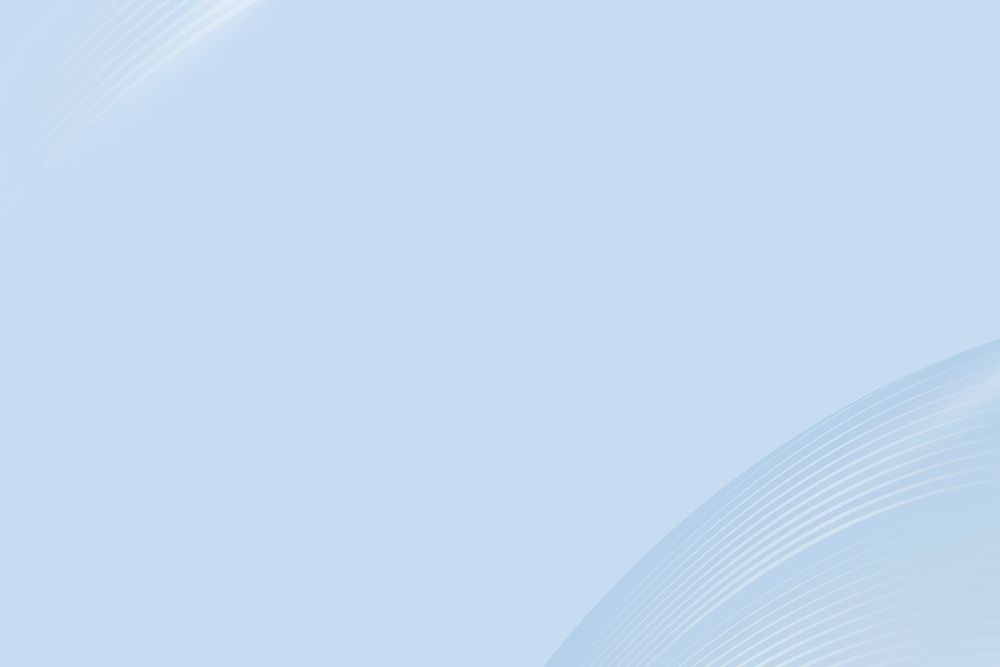
#> input picture images/blue_cover.jpg, 1000 x 667 px, shrunk from 5001 x 3334 before the run, found by its file name
$ python grayscaler.py
#> lines starting #> are read from the running program, lines starting #| are printed output that depends on the picture
import cv2
import numpy as np

grayscale_ratio = 0.3
img = cv2.imread("/home/yuvraj/yuvii45.github.io/images/blue_cover.jpg")
#> img is the input picture: shape (667, 1000, 3); mean B, G, R 240.1, 219.2, 198.1

h, w = img.shape[:2]
#> h = 667; w = 1000
gray_part = cv2.cvtColor(img[:, :int(w*grayscale_ratio)], cv2.COLOR_BGR2GRAY)
gray_part_bgr = cv2.cvtColor(gray_part, cv2.COLOR_GRAY2BGR)  # convert back to 3 channels

color_part = img[:, int(w*grayscale_ratio):]
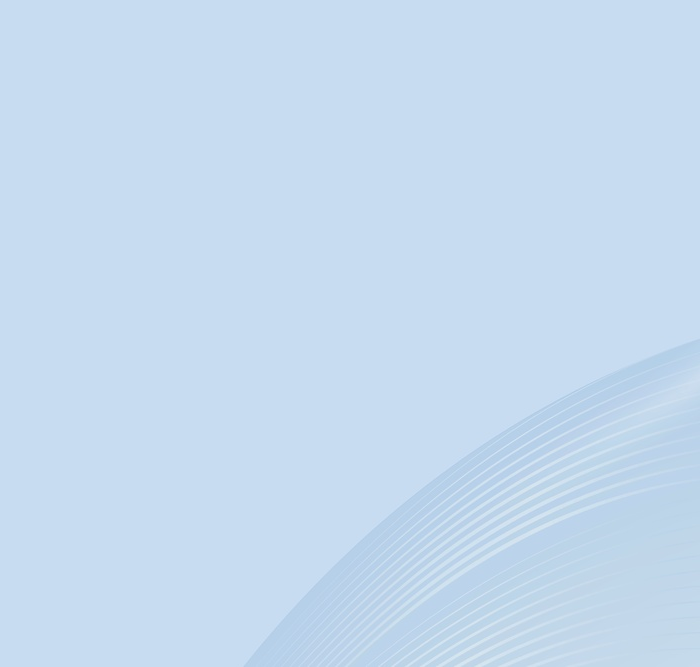
#> color_part: shape (667, 700, 3); mean B, G, R 239.7, 218.8, 197.4

final_img = np.hstack((gray_part_bgr, color_part))
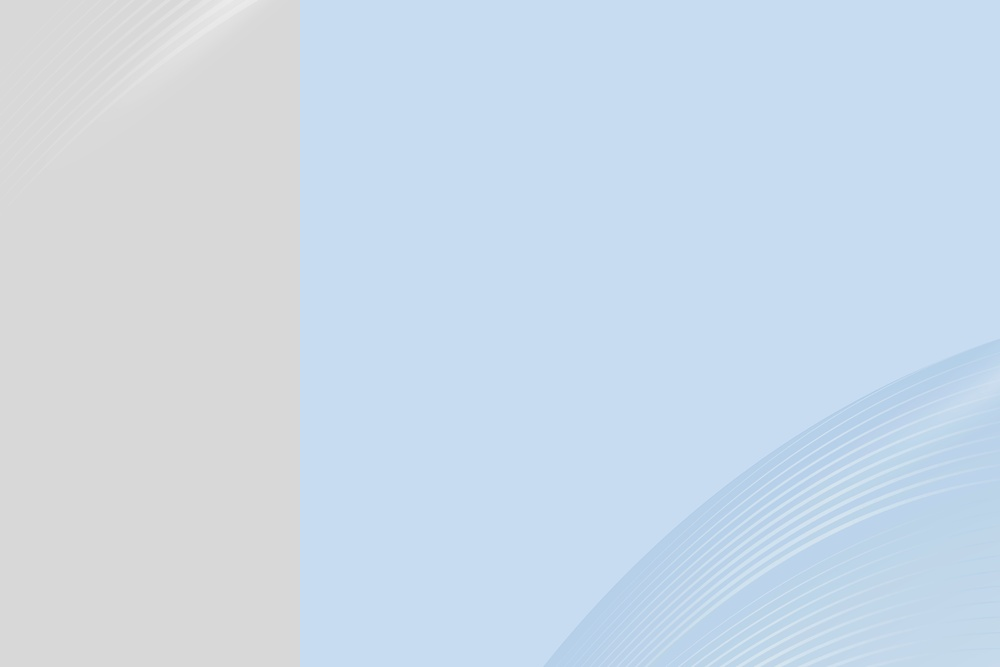
#> final_img: shape (667, 1000, 3); mean B, G, R 232.7, 218, 203.1
cv2.imwrite("images/mixed.jpg", final_img)
